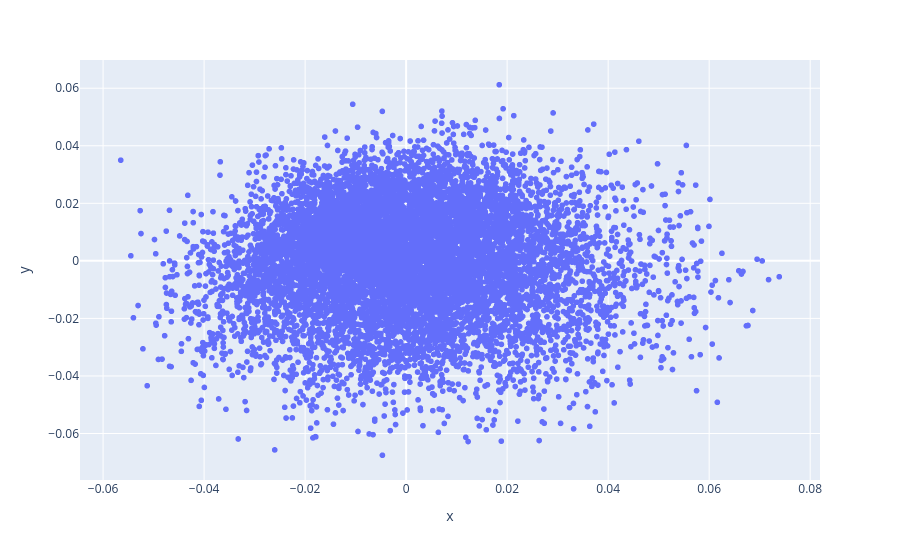

The notebook cell this image was saved under:
### Code cell
fig = px.scatter(
    x=y_bilstm[:,0],
    y=y_bilstm[:,1]
)
fig.show()

### Figure 1 — Plotly figure (JSON) as saved in the notebook; plotly's stock layout.template omitted (floating-point values rounded to 4 significant figures; data arrays with more than 128 entries replaced by an {"elided": "..."} marker saying what was removed)
{"data": [{"hovertemplate": "x=%{x}<br>y=%{y}<extra></extra>", "legendgroup": "", "marker": {"color": "#636efa", "symbol": "circle"}, "mode": "markers", "name": "", "showlegend": false, "type": "scattergl", "x": {"elided": "9842 float values"}, "xaxis": "x", "y": {"elided": "9842 float values"}, "yaxis": "y"}], "layout": {"legend": {"tracegroupgap": 0}, "margin": {"t": 60}, "xaxis": {"anchor": "y", "domain": [0, 1], "title": {"text": "x"}}, "yaxis": {"anchor": "x", "domain": [0, 1], "title": {"text": "y"}}}}
